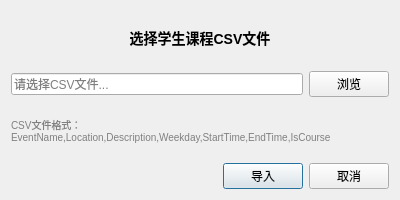
<?xml version="1.0" encoding="UTF-8"?>
<ui version="4.0">
 <class>ImportStudentCoursesDialog</class>
 <widget class="QDialog" name="ImportStudentCoursesDialog">
  <property name="geometry">
   <rect>
    <x>0</x>
    <y>0</y>
    <width>400</width>
    <height>200</height>
   </rect>
  </property>
  <property name="windowTitle">
   <string>导入学生课程</string>
  </property>
  <layout class="QVBoxLayout" name="verticalLayout">
   <item>
    <widget class="QLabel" name="titleLabel">
     <property name="text">
      <string>选择学生课程CSV文件</string>
     </property>
     <property name="alignment">
      <set>Qt::AlignmentFlag::AlignCenter</set>
     </property>
     <property name="styleSheet">
      <string>font-size: 14px; font-weight: bold; margin: 10px;</string>
     </property>
    </widget>
   </item>
   <item>
    <layout class="QHBoxLayout" name="fileLayout">
     <item>
      <widget class="QLineEdit" name="filePathEdit">
       <property name="placeholderText">
        <string>请选择CSV文件...</string>
       </property>
       <property name="readOnly">
        <bool>true</bool>
       </property>
      </widget>
     </item>
     <item>
      <widget class="QPushButton" name="browseButton">
       <property name="text">
        <string>浏览</string>
       </property>
      </widget>
     </item>
    </layout>
   </item>
   <item>
    <widget class="QLabel" name="infoLabel">
     <property name="text">
      <string>CSV文件格式：EventName,Location,Description,Weekday,StartTime,EndTime,IsCourse</string>
     </property>
     <property name="wordWrap">
      <bool>true</bool>
     </property>
     <property name="styleSheet">
      <string>color: gray; font-size: 10px;</string>
     </property>
    </widget>
   </item>
   <item>
    <layout class="QHBoxLayout" name="buttonLayout">
     <item>
      <spacer name="horizontalSpacer">
       <property name="orientation">
        <enum>Qt::Orientation::Horizontal</enum>
       </property>
       <property name="sizeHint" stdset="0">
        <size>
         <width>40</width>
         <height>20</height>
        </size>
       </property>
      </spacer>
     </item>
     <item>
      <widget class="QPushButton" name="okButton">
       <property name="text">
        <string>导入</string>
       </property>
       <property name="default">
        <bool>true</bool>
       </property>
      </widget>
     </item>
     <item>
      <widget class="QPushButton" name="cancelButton">
       <property name="text">
        <string>取消</string>
       </property>
      </widget>
     </item>
    </layout>
   </item>
  </layout>
 </widget>
 <resources/>
 <connections>
  <connection>
   <sender>browseButton</sender>
   <signal>clicked()</signal>
   <receiver>ImportStudentCoursesDialog</receiver>
   <slot>onBrowseClicked()</slot>
  </connection>
  <connection>
   <sender>okButton</sender>
   <signal>clicked()</signal>
   <receiver>ImportStudentCoursesDialog</receiver>
   <slot>accept()</slot>
  </connection>
  <connection>
   <sender>cancelButton</sender>
   <signal>clicked()</signal>
   <receiver>ImportStudentCoursesDialog</receiver>
   <slot>reject()</slot>
  </connection>
 </connections>
 <slots>
  <slot>onBrowseClicked()</slot>
 </slots>
</ui>
